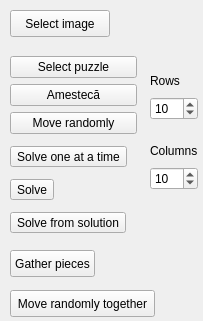
<ui version="4.0" >
 <class>PuzzleForm</class>
 <widget class="QWidget" name="PuzzleForm" >
  <property name="geometry" >
   <rect>
    <x>0</x>
    <y>0</y>
    <width>203</width>
    <height>321</height>
   </rect>
  </property>
  <property name="windowTitle" >
   <string>Puzzle World</string>
  </property>
  <property name="windowIcon" >
   <iconset resource="../../src.qrc" >:/images/icons/parallel worlds.png</iconset>
  </property>
  <widget class="QWidget" name="layoutWidget" >
   <property name="geometry" >
    <rect>
     <x>10</x>
     <y>50</y>
     <width>127</width>
     <height>193</height>
    </rect>
   </property>
   <layout class="QVBoxLayout" >
    <property name="margin" >
     <number>0</number>
    </property>
    <property name="spacing" >
     <number>6</number>
    </property>
    <item>
     <layout class="QVBoxLayout" >
      <property name="margin" >
       <number>0</number>
      </property>
      <property name="spacing" >
       <number>6</number>
      </property>
      <item>
       <widget class="QPushButton" name="selectPuzzleButton" >
        <property name="text" >
         <string>Select puzzle</string>
        </property>
       </widget>
      </item>
      <item>
       <widget class="QPushButton" name="randPozButton" >
        <property name="text" >
         <string>Amestecă</string>
        </property>
       </widget>
      </item>
      <item>
       <widget class="QPushButton" name="randMoveButton" >
        <property name="text" >
         <string>Move randomly</string>
        </property>
       </widget>
      </item>
     </layout>
    </item>
    <item>
     <widget class="QToolButton" name="solveButton" >
      <property name="text" >
       <string>Solve one at a time</string>
      </property>
     </widget>
    </item>
    <item>
     <widget class="QToolButton" name="parallelSolveButton" >
      <property name="toolTip" >
       <string>All pieces go to their place in the same time</string>
      </property>
      <property name="text" >
       <string>Solve</string>
      </property>
     </widget>
    </item>
    <item>
     <widget class="QToolButton" name="solutionSolveButton" >
      <property name="toolTip" >
       <string>Load a solution and display it</string>
      </property>
      <property name="text" >
       <string>Solve from solution</string>
      </property>
     </widget>
    </item>
   </layout>
  </widget>
  <widget class="QWidget" name="layoutWidget" >
   <property name="geometry" >
    <rect>
     <x>150</x>
     <y>70</y>
     <width>48</width>
     <height>50</height>
    </rect>
   </property>
   <layout class="QVBoxLayout" >
    <property name="margin" >
     <number>0</number>
    </property>
    <property name="spacing" >
     <number>6</number>
    </property>
    <item>
     <widget class="QLabel" name="rowLabel" >
      <property name="text" >
       <string>Rows</string>
      </property>
      <property name="buddy" >
       <cstring>rowsSpinBox</cstring>
      </property>
     </widget>
    </item>
    <item>
     <widget class="QSpinBox" name="rowsSpinBox" >
      <property name="maximum" >
       <number>500</number>
      </property>
      <property name="minimum" >
       <number>1</number>
      </property>
      <property name="value" >
       <number>10</number>
      </property>
     </widget>
    </item>
   </layout>
  </widget>
  <widget class="QWidget" name="layoutWidget" >
   <property name="geometry" >
    <rect>
     <x>150</x>
     <y>140</y>
     <width>48</width>
     <height>50</height>
    </rect>
   </property>
   <layout class="QVBoxLayout" >
    <property name="margin" >
     <number>0</number>
    </property>
    <property name="spacing" >
     <number>6</number>
    </property>
    <item>
     <widget class="QLabel" name="colLabel" >
      <property name="text" >
       <string>Columns</string>
      </property>
      <property name="buddy" >
       <cstring>colsSpinBox</cstring>
      </property>
     </widget>
    </item>
    <item>
     <widget class="QSpinBox" name="colsSpinBox" >
      <property name="maximum" >
       <number>500</number>
      </property>
      <property name="minimum" >
       <number>1</number>
      </property>
      <property name="value" >
       <number>10</number>
      </property>
     </widget>
    </item>
   </layout>
  </widget>
  <widget class="QPushButton" name="gatherButton" >
   <property name="geometry" >
    <rect>
     <x>10</x>
     <y>250</y>
     <width>85</width>
     <height>27</height>
    </rect>
   </property>
   <property name="text" >
    <string>Gather pieces</string>
   </property>
  </widget>
  <widget class="QPushButton" name="randGatherButton" >
   <property name="geometry" >
    <rect>
     <x>10</x>
     <y>290</y>
     <width>145</width>
     <height>27</height>
    </rect>
   </property>
   <property name="text" >
    <string>Move randomly together</string>
   </property>
  </widget>
  <widget class="QPushButton" name="openButton" >
   <property name="geometry" >
    <rect>
     <x>10</x>
     <y>10</y>
     <width>100</width>
     <height>27</height>
    </rect>
   </property>
   <property name="text" >
    <string>Select image</string>
   </property>
   <property name="icon" >
    <iconset resource="../../src.qrc" >:/images/icons/folder_crystal.png</iconset>
   </property>
  </widget>
 </widget>
 <tabstops>
  <tabstop>openButton</tabstop>
  <tabstop>randPozButton</tabstop>
  <tabstop>randMoveButton</tabstop>
  <tabstop>solveButton</tabstop>
  <tabstop>parallelSolveButton</tabstop>
  <tabstop>solutionSolveButton</tabstop>
  <tabstop>rowsSpinBox</tabstop>
  <tabstop>colsSpinBox</tabstop>
 </tabstops>
 <resources>
  <include location="../../src.qrc" />
 </resources>
 <connections/>
</ui>
